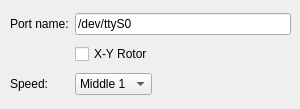
          <widget class="QWidget" name="tab_4">
           <attribute name="title">
            <string>GS-232B</string>
           </attribute>
           <widget class="QWidget" name="layoutWidget">
            <property name="geometry">
             <rect>
              <x>10</x>
              <y>10</y>
              <width>281</width>
              <height>90</height>
             </rect>
            </property>
            <layout class="QGridLayout" name="gridLayout_6">
             <item row="0" column="0">
              <widget class="QLabel" name="label_19">
               <property name="text">
                <string>Port name:</string>
               </property>
              </widget>
             </item>
             <item row="0" column="1" colspan="2">
              <widget class="QLineEdit" name="serialPortEd">
               <property name="text">
                <string>/dev/ttyS0</string>
               </property>
              </widget>
             </item>
             <item row="2" column="0">
              <widget class="QLabel" name="label_20">
               <property name="text">
                <string>Speed:</string>
               </property>
              </widget>
             </item>
             <item row="2" column="1">
              <widget class="QComboBox" name="gsSpeedCb">
               <property name="currentIndex">
                <number>1</number>
               </property>
               <item>
                <property name="text">
                 <string>Low</string>
                </property>
               </item>
               <item>
                <property name="text">
                 <string>Middle 1</string>
                </property>
               </item>
               <item>
                <property name="text">
                 <string>Middle 2</string>
                </property>
               </item>
               <item>
                <property name="text">
                 <string>High</string>
                </property>
               </item>
              </widget>
             </item>
             <item row="2" column="2">
              <spacer name="horizontalSpacer_5">
               <property name="orientation">
                <enum>Qt::Horizontal</enum>
               </property>
               <property name="sizeHint" stdset="0">
                <size>
                 <width>40</width>
                 <height>20</height>
                </size>
               </property>
              </spacer>
             </item>
             <item row="1" column="1" colspan="2">
              <widget class="QCheckBox" name="gsXYCb">
               <property name="text">
                <string>X-Y Rotor</string>
               </property>
              </widget>
             </item>
            </layout>
           </widget>
          </widget>
